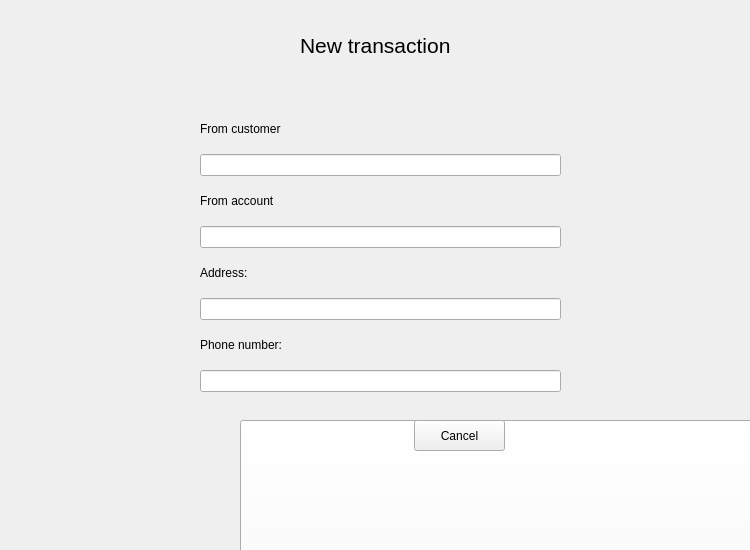
<?xml version="1.0" encoding="UTF-8"?>
<ui version="4.0">
 <class>TransactionDetails</class>
 <widget class="QWidget" name="TransactionDetails">
  <property name="geometry">
   <rect>
    <x>0</x>
    <y>0</y>
    <width>750</width>
    <height>550</height>
   </rect>
  </property>
  <property name="windowTitle">
   <string>Transaction Details</string>
  </property>
  <widget class="QLabel" name="labelNewTransaction">
   <property name="geometry">
    <rect>
     <x>300</x>
     <y>30</y>
     <width>161</width>
     <height>31</height>
    </rect>
   </property>
   <property name="font">
    <font>
     <pointsize>16</pointsize>
    </font>
   </property>
   <property name="text">
    <string>New transaction</string>
   </property>
  </widget>
  <widget class="QWidget" name="verticalLayoutWidget">
   <property name="geometry">
    <rect>
     <x>200</x>
     <y>110</y>
     <width>361</width>
     <height>301</height>
    </rect>
   </property>
   <layout class="QVBoxLayout" name="verticalLayout">
    <item>
     <widget class="QLabel" name="nameLabel">
      <property name="sizePolicy">
       <sizepolicy hsizetype="Minimum" vsizetype="Fixed">
        <horstretch>0</horstretch>
        <verstretch>0</verstretch>
       </sizepolicy>
      </property>
      <property name="whatsThis">
       <string>&lt;html&gt;&lt;head/&gt;&lt;body&gt;&lt;p&gt;ssdfsdf&lt;/p&gt;&lt;/body&gt;&lt;/html&gt;</string>
      </property>
      <property name="text">
       <string>From customer</string>
      </property>
     </widget>
    </item>
    <item>
     <widget class="QLineEdit" name="nameBox">
      <property name="whatsThis">
       <string>&lt;html&gt;&lt;head/&gt;&lt;body&gt;&lt;p&gt;ssdfsdf&lt;/p&gt;&lt;/body&gt;&lt;/html&gt;</string>
      </property>
      <property name="text">
       <string/>
      </property>
     </widget>
    </item>
    <item>
     <widget class="QLabel" name="ssnLabel">
      <property name="sizePolicy">
       <sizepolicy hsizetype="Minimum" vsizetype="Fixed">
        <horstretch>0</horstretch>
        <verstretch>0</verstretch>
       </sizepolicy>
      </property>
      <property name="whatsThis">
       <string>&lt;html&gt;&lt;head/&gt;&lt;body&gt;&lt;p&gt;ssdfsdf&lt;/p&gt;&lt;/body&gt;&lt;/html&gt;</string>
      </property>
      <property name="text">
       <string>From account</string>
      </property>
     </widget>
    </item>
    <item>
     <widget class="QLineEdit" name="ssnBox">
      <property name="whatsThis">
       <string>&lt;html&gt;&lt;head/&gt;&lt;body&gt;&lt;p&gt;ssdfsdf&lt;/p&gt;&lt;/body&gt;&lt;/html&gt;</string>
      </property>
      <property name="text">
       <string/>
      </property>
     </widget>
    </item>
    <item>
     <widget class="QLabel" name="addressLabel">
      <property name="sizePolicy">
       <sizepolicy hsizetype="Minimum" vsizetype="Fixed">
        <horstretch>0</horstretch>
        <verstretch>0</verstretch>
       </sizepolicy>
      </property>
      <property name="whatsThis">
       <string>&lt;html&gt;&lt;head/&gt;&lt;body&gt;&lt;p&gt;ssdfsdf&lt;/p&gt;&lt;/body&gt;&lt;/html&gt;</string>
      </property>
      <property name="text">
       <string>Address:</string>
      </property>
     </widget>
    </item>
    <item>
     <widget class="QLineEdit" name="addressBox">
      <property name="whatsThis">
       <string>&lt;html&gt;&lt;head/&gt;&lt;body&gt;&lt;p&gt;ssdfsdf&lt;/p&gt;&lt;/body&gt;&lt;/html&gt;</string>
      </property>
      <property name="text">
       <string/>
      </property>
     </widget>
    </item>
    <item>
     <widget class="QLabel" name="phoneLabel">
      <property name="sizePolicy">
       <sizepolicy hsizetype="Minimum" vsizetype="Fixed">
        <horstretch>0</horstretch>
        <verstretch>0</verstretch>
       </sizepolicy>
      </property>
      <property name="whatsThis">
       <string>&lt;html&gt;&lt;head/&gt;&lt;body&gt;&lt;p&gt;ssdfsdf&lt;/p&gt;&lt;/body&gt;&lt;/html&gt;</string>
      </property>
      <property name="text">
       <string>Phone number:</string>
      </property>
     </widget>
    </item>
    <item>
     <widget class="QLineEdit" name="phoneBox">
      <property name="whatsThis">
       <string>&lt;html&gt;&lt;head/&gt;&lt;body&gt;&lt;p&gt;ssdfsdf&lt;/p&gt;&lt;/body&gt;&lt;/html&gt;</string>
      </property>
      <property name="text">
       <string/>
      </property>
     </widget>
    </item>
   </layout>
  </widget>
  <widget class="QPushButton" name="buttonLagre">
   <property name="geometry">
    <rect>
     <x>240</x>
     <y>420</y>
     <width>750</width>
     <height>550</height>
    </rect>
   </property>
   <property name="minimumSize">
    <size>
     <width>750</width>
     <height>550</height>
    </size>
   </property>
   <property name="maximumSize">
    <size>
     <width>750</width>
     <height>550</height>
    </size>
   </property>
   <property name="text">
    <string>Lagre</string>
   </property>
  </widget>
  <widget class="QPushButton" name="buttonBack">
   <property name="geometry">
    <rect>
     <x>414</x>
     <y>420</y>
     <width>91</width>
     <height>31</height>
    </rect>
   </property>
   <property name="text">
    <string>Cancel</string>
   </property>
  </widget>
 </widget>
 <resources/>
 <connections/>
</ui>
